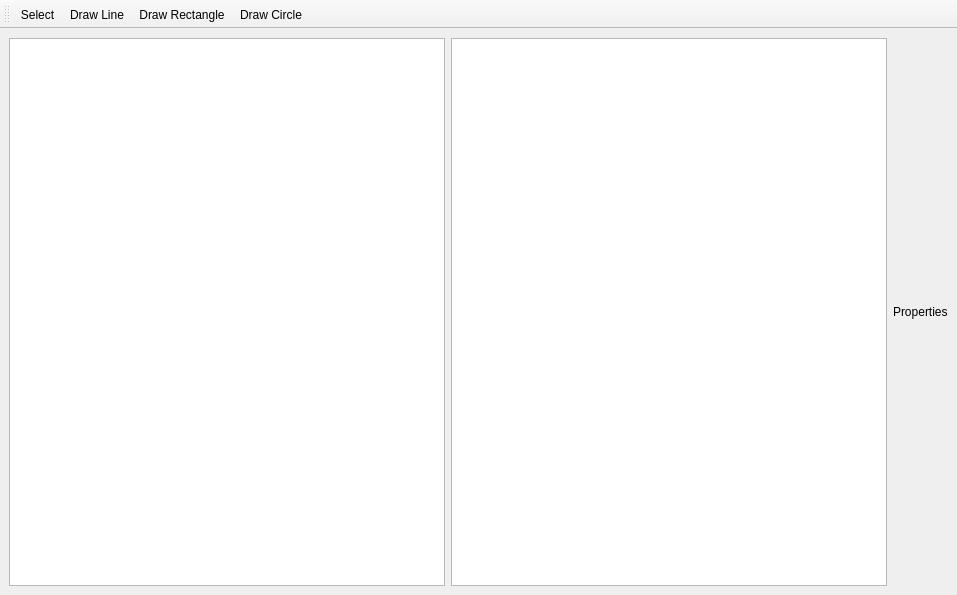
<?xml version="1.0" encoding="UTF-8"?>
<ui version="4.0">
 <class>MainWindow</class>
 <widget class="QMainWindow" name="MainWindow">
  <property name="geometry">
   <rect>
    <x>0</x>
    <y>0</y>
    <width>957</width>
    <height>595</height>
   </rect>
  </property>
  <property name="windowTitle">
   <string>Geometry Editor</string>
  </property>
  <widget class="QWidget" name="centralwidget">
   <layout class="QHBoxLayout" name="mainLayout">
    <item>
     <widget class="QTreeWidget" name="projectTree">
      <property name="headerHidden">
       <bool>true</bool>
      </property>
      <column>
       <property name="text">
        <string notr="true">1</string>
       </property>
      </column>
     </widget>
    </item>
    <item>
     <widget class="QGraphicsView" name="graphicsView"/>
    </item>
    <item>
     <layout class="QVBoxLayout" name="propertiesLayout">
      <item>
       <widget class="QLabel" name="labelProperties">
        <property name="text">
         <string>Properties</string>
        </property>
       </widget>
      </item>
     </layout>
    </item>
   </layout>
  </widget>
  <widget class="QToolBar" name="mainToolBar">
   <property name="windowTitle">
    <string>Tools</string>
   </property>
   <attribute name="toolBarArea">
    <enum>TopToolBarArea</enum>
   </attribute>
   <attribute name="toolBarBreak">
    <bool>false</bool>
   </attribute>
   <addaction name="actionSelect"/>
   <addaction name="actionDrawLine"/>
   <addaction name="actionDrawRect"/>
   <addaction name="actionDrawCircle"/>
  </widget>
  <action name="actionSelect">
   <property name="text">
    <string>Select</string>
   </property>
  </action>
  <action name="actionDrawLine">
   <property name="text">
    <string>Draw Line</string>
   </property>
  </action>
  <action name="actionDrawRect">
   <property name="text">
    <string>Draw Rectangle</string>
   </property>
  </action>
  <action name="actionDrawCircle">
   <property name="text">
    <string>Draw Circle</string>
   </property>
  </action>
 </widget>
 <resources/>
 <connections/>
</ui>
